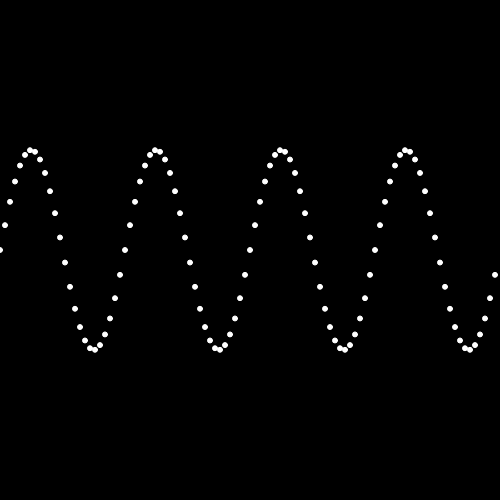
Frame 1 (no input)
Frame 60 (no input): identical to frame 1, image omitted
Frame 120 (the mouse pressed at the canvas centre since frame 60): identical to frame 1, image omitted

The p5.js sketch that drew this single still picture (run headless with seeded random() and noise() and a simulated clock; from frame 60 on, the mouse is pressed at the canvas centre):

// p5.js sketch
// ── sketch.js
//Drawing the sine waveform
//Change the values for amplitude, phase, frequency and spacing to see how that affect the waveform.

var phase, amplitude, frequency, spacing, dotSize;
function setup(){
    createCanvas(500,500);
    frequency = 4; //frequency defines how often the wave repeats
    amplitude = 100; //amplitude defines the range
    phase = PI; //phase defines the starting position
    spacing = 5; //spacing between dots
    dotSize = 5;
}
function draw(){
    background(0);
    stroke(255);
    //move y to center of screen
    translate(0, height/2);
    for(var x = 0; x < width; x+=spacing){
        //calculate the angle based on x position
        var angle = map(x, 0, width, 0, TWO_PI);
        //calculate y position
        var y = sin(angle*frequency+phase)*amplitude;
        ellipse(x,y,dotSize);
    }
}
